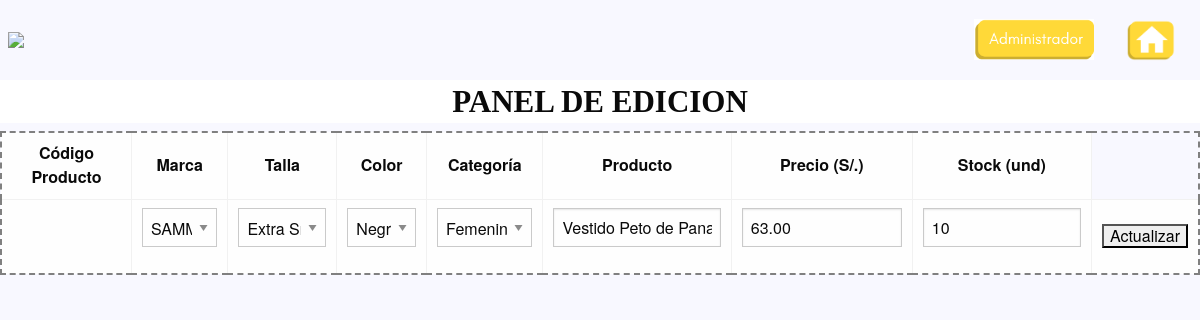
The page /editar_producto.php?cod=7 on the database its author committed.
### tables this page shows
CREATE TABLE `producto` (
  `codigo_producto` int(5) NOT NULL,
  `codigo_marca` int(5) NOT NULL,
  `codigo_talla` int(5) NOT NULL,
  `codigo_color` int(5) NOT NULL,
  `codigo_categoria` int(5) NOT NULL,
  `nombre_producto` varchar(80) NOT NULL,
  `precio` decimal(10,2) NOT NULL,
  `stock` int(5) NOT NULL,
  `descripcion` text NOT NULL
);

### productos_model.php (called while the page is built, shortened)
<?php
include "conexion.php";
function obtener_marca(){
  global $link;
    $result=mysqli_query($link, "SELECT * FROM marca") or die ("Algo ha ido mal en la consulta a la base de datos");
  return $result;
 }
function obtener_talla(){
  global $link;
    $result=mysqli_query($link, "SELECT * FROM talla ORDER BY codigo_talla ASC") or die ("Algo ha ido mal en la consulta a la base de datos");
  return $result;
 }
function obtener_color(){
  global $link;
    $result=mysqli_query($link, "SELECT * FROM colores") or die ("Algo ha ido mal en la consulta a la base de datos");
  return $result;
 }
function obtener_categoria(){
  global $link;
    $result=mysqli_query($link, "SELECT * FROM categoria") or die ("Algo ha ido mal en la consulta a la base de datos");
  return $result;
 }
?>

### editar_producto.php (the view, shortened to what this page needs)
<?php
include "productos_model.php";
$cod=$_GET['cod'];
$producto="SELECT p.codigo_producto, m.nombre_marca, t.nombre_talla, c.nombre_color, ct.nombre_categoria, p.nombre_producto, p.precio, p.stock FROM producto p INNER JOIN marca m ON m.codigo_marca = p.codigo_marca INNER JOIN talla t ON t.codigo_talla = p.codigo_talla INNER JOIN colores c ON c.codigo_color = p.codigo_color INNER JOIN categoria ct ON ct.codigo_categoria = p.codigo_categoria WHERE codigo_producto='$cod'";
$resultado2=mysqli_query($link,$producto);
?>
<!doctype html>
<html class="no-js" lang="en" dir="ltr">
<head>
    <link rel="stylesheet" href="css/foundation.css">
</head>
<body>
<div class="top-bar" id="mainNavigation">
  <div class="top-bar-left">
    <ul class="menu vertical medium-horizontal">
      <img src="img/logo.png" width="65px">
    </ul>
  </div>
  <div class="top-bar-right">
    <ul class="menu vertical medium-horizontal">
       <a href="administrador.php"><img id="sombra" src="img/adm.png" width="120px"></a>
      <a href="index.php"><img id="sombra" src="img/inicio.png" width="50px"></a>
    </ul>
  </div>
</div>
    <div class="titulo">
    <h3>PANEL DE EDICION</h3>
    </div>
<table id="tabla" border=2>
<tr>
<td id="negrita">Código Producto</td>
<td id="negrita">Marca</td>
<td id="negrita">Talla</td>
<td id="negrita">Color</td>
<td id="negrita">Categoría</td>
<td id="negrita">Producto</td>
<td id="negrita">Precio (S/.)</td>
<td id="negrita">Stock (und)</td>
</tr>
<form action="procesar_edicion.php" method="post">
<?php
while($row2=mysqli_fetch_array($resultado2)){?>
<tr>
<td><input type="hidden" name="cod" value="<?php echo $row2['codigo_producto'];?>"></td>
<td>
 <select name="marca" value="<?php echo $row['nombre_marca'];?>">
    <?php
    $resultado=obtener_marca();
    while($row=mysqli_fetch_array($resultado)){?>
    <option value="<?php echo $row['codigo_marca'];?>"><?php echo $row['nombre_marca'];?></option>
    <?php }?>
    </select>
</td>
<td>
  <select name="talla" value="<?php echo $row['nombre_talla'];?>">
    <?php
    $resultado=obtener_talla();
    while($row=mysqli_fetch_array($resultado)){?>
    <option value="<?php echo $row['codigo_talla'];?>"><?php echo $row['nombre_talla'];?></option>
    <?php }?>
    </select>
</td>
<td>
 <select name="color" value="<?php echo $row['nombre_color'];?>">
    <?php
    $resultado=obtener_color();
    while($row=mysqli_fetch_array($resultado)){?>
    <option value="<?php echo $row['codigo_color'];?>"><?php echo $row['nombre_color'];?></option>
    <?php }?>
    </select>
</td>
<td>
 <select name="categoria" value="<?php echo $row['nombre_categoria'];?>">
    <?php
    $resultado=obtener_categoria();
    while($row=mysqli_fetch_array($resultado)){?>
    <option value="<?php echo $row['codigo_categoria'];?>"><?php echo $row['nombre_categoria'];?></option>
    <?php }?>
    </select>
</td>
<td><input type="text" name="nombreproducto" value="<?php echo $row2['nombre_producto'];?>"></td>
<td><input type="number" step="0.01" name="precio" min="0" value="<?php echo $row2['precio'];?>"></td>
<td><input type="number" name="stock" min="0" value="<?php echo $row2['stock'];?>"></td>
<td><input type="submit" name="actualizar" value="Actualizar"></td>
</tr>
<?php }?>
</form>
</table>
    <br>
</body>
</html>

### rows shown on the page
producto: nombreproducto "Vestido Peto de Pana", precio "63.00", stock "10"

### other values the page prints
form field marca "SAMM"
form field talla "Extra Small"
form field color "Negro"
form field categoria "Femenino"
